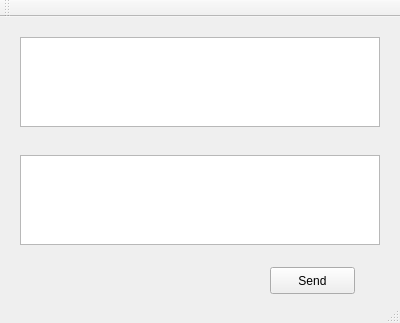
<?xml version="1.0" encoding="UTF-8"?>
<ui version="4.0">
 <class>MainWindow</class>
 <widget class="QMainWindow" name="MainWindow">
  <property name="geometry">
   <rect>
    <x>0</x>
    <y>0</y>
    <width>400</width>
    <height>323</height>
   </rect>
  </property>
  <property name="windowTitle">
   <string>LightMsg_SerV</string>
  </property>
  <widget class="QWidget" name="centralWidget">
   <widget class="QWidget" name="layoutWidget">
    <property name="geometry">
     <rect>
      <x>9</x>
      <y>127</y>
      <width>382</width>
      <height>112</height>
     </rect>
    </property>
    <layout class="QHBoxLayout" name="horizontalLayout_2">
     <item>
      <widget class="QTextEdit" name="textEdit"/>
     </item>
    </layout>
   </widget>
   <widget class="QPushButton" name="pushButton">
    <property name="geometry">
     <rect>
      <x>270</x>
      <y>250</y>
      <width>85</width>
      <height>27</height>
     </rect>
    </property>
    <property name="text">
     <string>Send</string>
    </property>
   </widget>
   <widget class="QWidget" name="layoutWidget">
    <property name="geometry">
     <rect>
      <x>9</x>
      <y>9</y>
      <width>382</width>
      <height>112</height>
     </rect>
    </property>
    <layout class="QHBoxLayout" name="horizontalLayout">
     <item>
      <widget class="QTextBrowser" name="textBrowser"/>
     </item>
    </layout>
   </widget>
  </widget>
  <widget class="QToolBar" name="mainToolBar">
   <attribute name="toolBarArea">
    <enum>TopToolBarArea</enum>
   </attribute>
   <attribute name="toolBarBreak">
    <bool>false</bool>
   </attribute>
  </widget>
  <widget class="QStatusBar" name="statusBar"/>
 </widget>
 <layoutdefault spacing="6" margin="11"/>
 <resources/>
 <connections/>
</ui>
